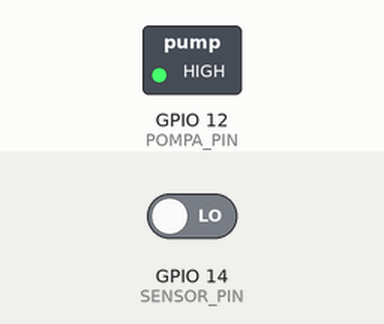
Simulated run of this sketch. Board: ESP8266 (NodeMCU). On the bench: switched loads named in the sketch (green lamp = pin HIGH). Inputs (shaded band) come from the test bench; at power-on: GPIO 14 (SENSOR_PIN) LOW. WiFi joins after 1.5 s; servers stay silent unless stated; no MQTT or app messages arrive unless stated; what the sketch prints to the serial monitor is not drawn.

Above: at 2.3 s.
2.4 s: GPIO 14 (SENSOR_PIN) driven HIGH
At 3.8 s:
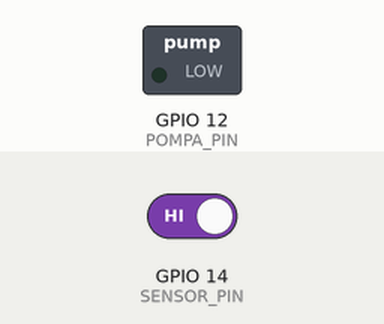
Timing chart, 0 to 33.9 s (numbered marks = the images above; inputs shaded):
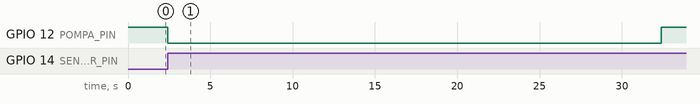

The sketch:

sketch.ino
```cpp
#include <ESP8266WiFi.h>
#include <WiFiClientSecure.h>
#include <PubSubClient.h>

const int POMPA_PIN = 12;
const int SENSOR_PIN = 14;

const char* ssid = "Dapoer Iboe";
const char* password = "ga120281";
const char* mqtt_server = "broker.emqx.io";
const int mqtt_port = 8883;
const char* mqtt_topic = "pompa/status";
const char* mqtt_cd = "pompa/countdown";
const char* mqtt_warning = "pompa/warning";
const char* mqtt_waiting = "pompa/waiting";  // 🆕 NEW: Topik untuk countdown waiting

bool hasSentClearedWarning = false;

WiFiClientSecure espClient;
PubSubClient client(espClient);

enum State { IDLE, ON30, OFF30, WAITING };
State currentState = IDLE;

unsigned long stateStartTime = 0;
bool sensor_active = false;

void callback(char* topic, byte* payload, unsigned int length) {
  // Tidak ada kontrol manual, jadi callback ini kosong
}

void reconnect() {
  if (WiFi.status() != WL_CONNECTED) {
    WiFi.disconnect();
    WiFi.begin(ssid, password);
    while (WiFi.status() != WL_CONNECTED) {
      delay(500);
      Serial.print(".");
    }
    Serial.println("WiFi connected!");
  }

  if (!client.connected()) {
    Serial.print("Connecting to MQTT...");
    if (client.connect("ESP8266Client-OnlySensor")) {
      Serial.println("MQTT connected!");
      // Tidak perlu subscribe topik karena tidak menerima perintah dari web
    } else {
      Serial.print("MQTT failed, rc=");
      Serial.println(client.state());
    }
  }
}

void publishCountdown(int seconds) {
  char payload[10];
  sprintf(payload, "%d", seconds);
  client.publish(mqtt_cd, payload);
}

void publishWaitingCountdown(int seconds) {
  char payload[10];
  sprintf(payload, "%d", seconds);
  client.publish(mqtt_waiting, payload);
}

void setup() {
  Serial.begin(9600);
  pinMode(POMPA_PIN, OUTPUT);
  pinMode(SENSOR_PIN, INPUT);
  digitalWrite(POMPA_PIN, HIGH); // Pompa mati awalnya

  WiFi.begin(ssid, password);
  espClient.setInsecure();
  client.setServer(mqtt_server, mqtt_port);
  client.setCallback(callback);
}

void loop() {
  reconnect();
  client.loop();

  sensor_active = digitalRead(SENSOR_PIN) == HIGH;
  unsigned long now = millis();

  switch (currentState) {
    case IDLE:
      if (sensor_active) {
        currentState = ON30;
        stateStartTime = now;
        digitalWrite(POMPA_PIN, LOW);
        client.publish(mqtt_topic, "NYALA");
        Serial.println("Pompa ON dari IDLE");
      }
      break;

    case ON30:
      if (now - stateStartTime >= 1000) {
        int remaining = 30 - ((now - stateStartTime) / 1000);
        if (remaining >= 0 && remaining <= 30)
          publishCountdown(remaining);
      }
      if (now - stateStartTime >= 30000) {
        currentState = OFF30;
        stateStartTime = now;
        digitalWrite(POMPA_PIN, HIGH);
        client.publish(mqtt_topic, "MATI");
        Serial.println("Pompa OFF setelah 30s ON");
      }
      break;

    case OFF30:
      if (now - stateStartTime >= 30000) {
        if (sensor_active) {
          currentState = ON30;
          stateStartTime = now;
          digitalWrite(POMPA_PIN, LOW);
          client.publish(mqtt_topic, "NYALA");
          Serial.println("Pompa ON lagi");
        } else {
          currentState = WAITING;
          stateStartTime = now;
          client.publish(mqtt_warning, "Water supply is depleted. Refilling is required. System will retry in 5 minutes.");
          Serial.println("Air habis, tunggu 5 menit...");
        }
      }
      break;

    case WAITING: {
  unsigned long elapsed = now - stateStartTime;
  int remaining = (300000 - elapsed) / 1000;

  if (remaining >= 0 && remaining <= 300) {
    publishWaitingCountdown(remaining);
  }

  // ✅ Kirim sinyal penghapusan warning hanya sekali
  if (sensor_active && !hasSentClearedWarning) {
    client.publish(mqtt_warning, "Water supply has been restored. Resuming system operations.");  // bisa pakai "cleared" biar tidak kosong
    hasSentClearedWarning = true;
    Serial.println("Air terdeteksi, warning dihapus");
  }

  if (elapsed >= 300000) {
    hasSentClearedWarning = false;  // reset flag

    if (sensor_active) {
      currentState = ON30;
      stateStartTime = now;
      digitalWrite(POMPA_PIN, LOW);
      client.publish(mqtt_topic, "NYALA");
      Serial.println("5 menit selesai & air tersedia → Pompa ON");
    } else {
      currentState = IDLE;
      Serial.println("5 menit selesai tapi air masih habis → IDLE");
    }
  }

  break;
}
  }

  delay(10); // ringan
}
```

Measured:
- after the input at 2.4 s, GPIO 12 (POMPA_PIN): HIGH → LOW at once, → HIGH 30.0 s later
